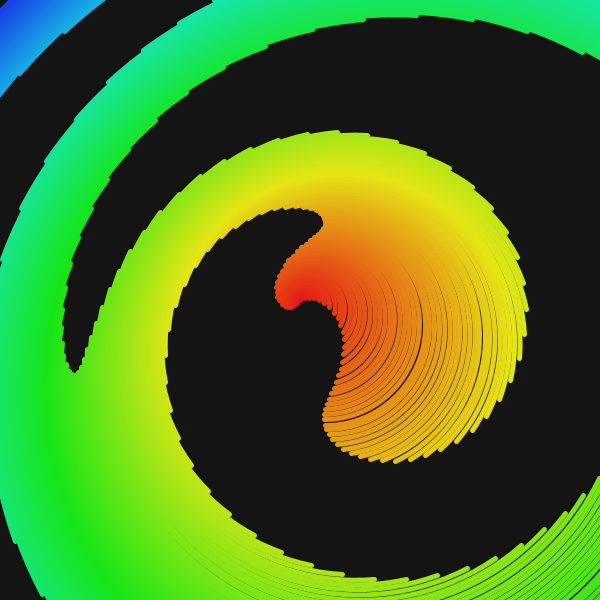
Frame 1 (no input)
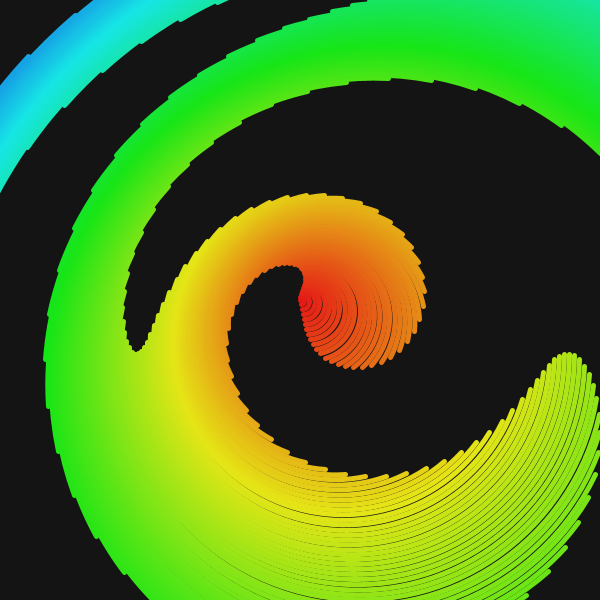
Frame 60 (the mouse pressed at the canvas centre just before this capture)
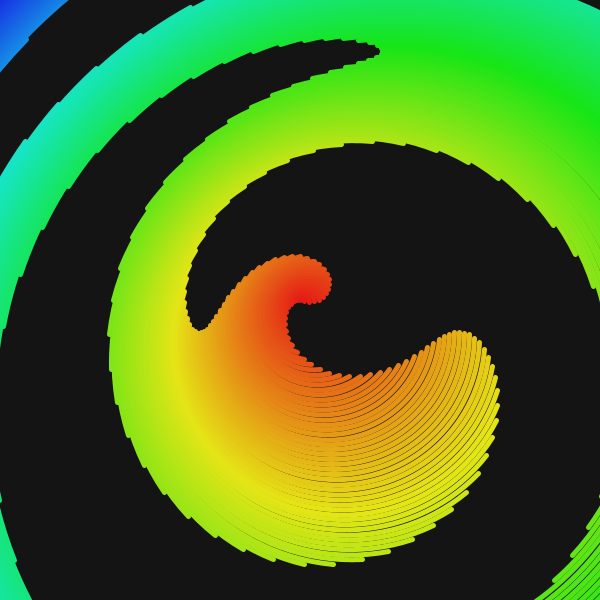
Frame 120 (the mouse held since frame 60 and released just before this capture)

The Processing sketch that drew these frames (run headless with seeded random() and noise(); from frame 60 on, the mouse is pressed at the canvas centre):

// Processing sketch: processing_152870
// ── processing_152870.pde

int num =200;
float step, sz, offSet, theta, angle;

void setup() {
  size(600, 600);
  strokeWeight(5);
  step = 8;
}

void draw() {
  background(20);
  translate(width/2, height*.5);
  angle=0;
  colorMode(HSB,255,100,100);
  for (int i=0; i<num; i++) {
    stroke(255/num*i,90,90);
    noFill();
    sz = i*step;
    float offSet = TWO_PI*2/num*i;
    float arcEnd = map(sin(theta+offSet),-1,1, PI, TWO_PI+PI/2);
    arc(i, i, sz, sz, arcEnd-PI, arcEnd);
  }
  colorMode(RGB);
  resetMatrix();
  theta += .0223;  
}
